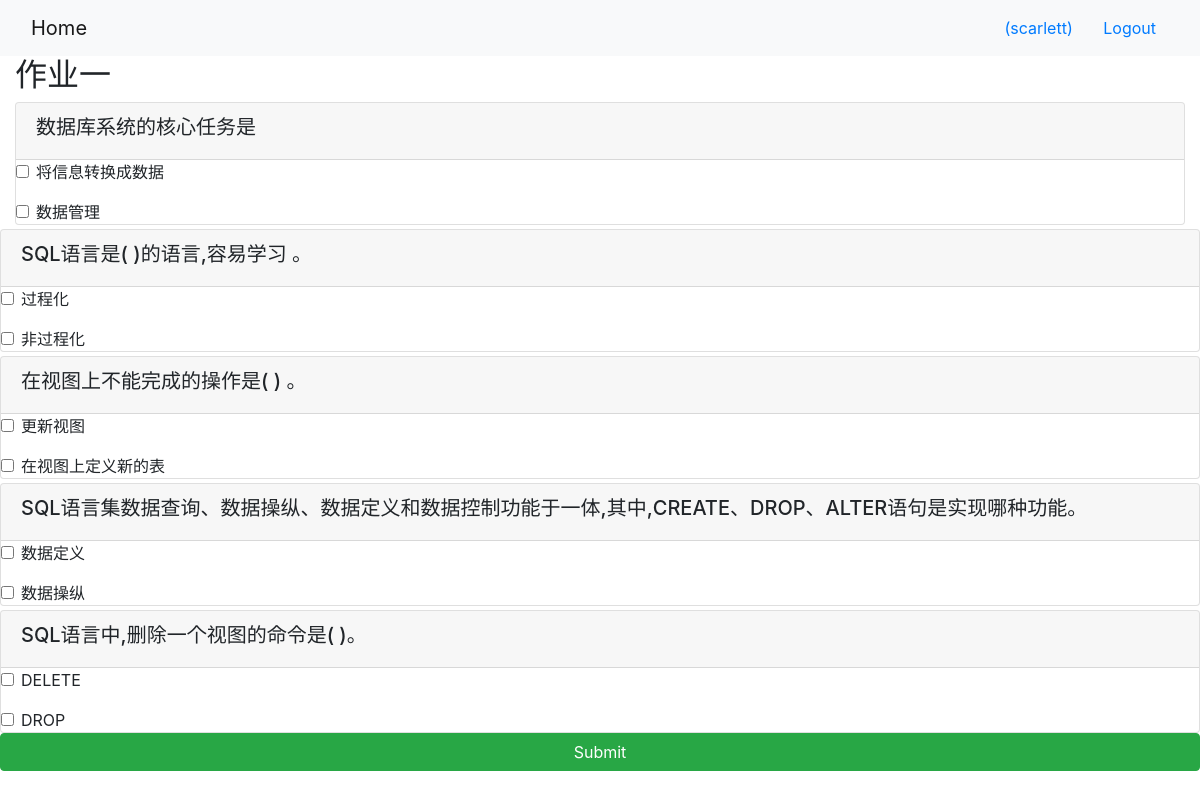
Screenshot of /onlinecourse/homework/1/ (signed in) with the database file from the repository.
### onlinecourse/models.py (models this page shows, shortened)
class Homework(models.Model):
    name = models.CharField(
        null=False,
        max_length=20
    )
    user = models.ForeignKey(settings.AUTH_USER_MODEL, default="1", on_delete=models.CASCADE)
    course = models.ForeignKey(to="course", on_delete=models.CASCADE, default=1)
    deadline = models.DateField(default=now)
    grade = models.CharField(
        null=False,
        default= '0',
        max_length=20
    )

class Question(models.Model):
    course = models.ForeignKey(Course, on_delete=models.CASCADE)# Foreign key to lesson
    text = models.TextField()# question text
    grade = models.IntegerField(default=5)# question grade/mark
    homework= models.ForeignKey(Homework,blank = True, on_delete=models.CASCADE)

class Choice(models.Model):
    question = models.ForeignKey(Question, on_delete=models.CASCADE)
    text = models.TextField()
    is_correct = models.BooleanField()

### onlinecourse/views.py (the view)
# urls.py: path('homework/<int:pk>/', views.HomeworkDetailView.as_view(), name='homework_details'),
class HomeworkDetailView(generic.DetailView):
    model = Homework
    template_name = 'onlinecourse/homework_detail_bootstrap.html'

### onlinecourse/templates/onlinecourse/homework_detail_bootstrap.html (shortened to what this page needs)
<!DOCTYPE html>
<html lang="en">
<head>
     {% load static %}
    <link rel="stylesheet" href="https://maxcdn.bootstrapcdn.com/bootstrap/4.5.2/css/bootstrap.min.css">
</head>
<body>
    <nav class="navbar navbar-light bg-light">
        <div class="container-fluid">
            <div class="navbar-header">
                  <a class="navbar-brand" href="{% url 'onlinecourse:index' %}">Home</a>
            </div>
            <ul class="nav navbar-nav navbar-right">
                {% if user.is_authenticated %}
                <li>
                    <a class="btn btn-link" href="#">{{ user.first_name }}({{ user.username }})</a>
                    <a class="btn btn-link" href="{% url 'onlinecourse:logout' %}">Logout</a>
                </li>
                {% endif %}
            </ul>
        </div>
    </nav>
    <div class="container-fluid">
    <h2>{{homework.name}}</h2>
                {% if user.is_authenticated %}
                    <form id="questionform"  action={% url 'onlinecourse:submithomework' homework.id %} method="post">
                        {% for question in homework.question_set.all %}
                            <div class="card mt-1">
                                <div class="card-header"><h5>{{ question.text }}</h5></div>
                                <div class="form-group">
                                {% for choice in question.choice_set.all %}
                                    <div class="form-check">
                                        <label class="form-check-label">
                                            <input type="checkbox" name="choice_{{choice.id}}"
                                                class="form-check-input" id="{{choice.id}}"
                                                value="{{choice.id}}">{{ choice.text }}
                                        </label>
                                    </div>
                                </div>
                                {% endfor %}
                            </div>
                        {% endfor %}
                        <input class="btn btn-success btn-block" type="submit" value="Submit">
                {% endif %}
</body>
</html>

### rows the page displays
Homework: name "作业一"
Question: text "数据库系统的核心任务是"
Choice: text "将信息转换成数据"
Choice: text "数据管理"
Question: text "SQL语言是( )的语言,容易学习 。"
Choice: text "过程化"
Choice: text "非过程化"
Question: text "在视图上不能完成的操作是( ) 。"
Choice: text "更新视图"
Choice: text "在视图上定义新的表"
Question: text "SQL语言集数据查询、数据操纵、数据定义和数据控制功能于一体,其中,CREATE、DROP、ALTER语句是实现哪种功能。"
Choice: text "数据定义"
Choice: text "数据操纵"
Question: text "SQL语言中,删除一个视图的命令是( )。"
Choice: text "DELETE"
Choice: text "DROP"

### other values shown
{{ user.username }} "scarlett"
